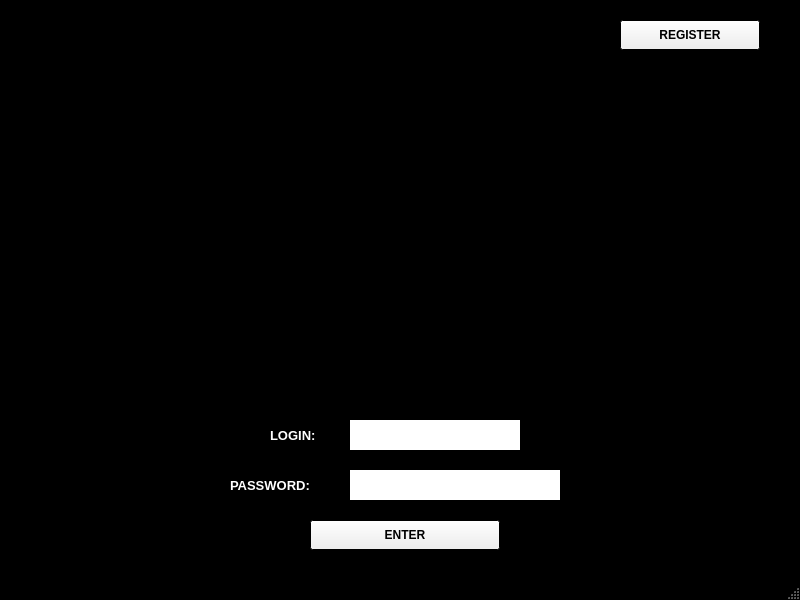
<?xml version="1.0" encoding="UTF-8"?>
<ui version="4.0">
 <class>MainWindow</class>
 <widget class="QMainWindow" name="MainWindow">
  <property name="windowModality">
   <enum>Qt::NonModal</enum>
  </property>
  <property name="geometry">
   <rect>
    <x>0</x>
    <y>0</y>
    <width>800</width>
    <height>600</height>
   </rect>
  </property>
  <property name="palette">
   <palette>
    <active>
     <colorrole role="Light">
      <brush brushstyle="SolidPattern">
       <color alpha="255">
        <red>255</red>
        <green>255</green>
        <blue>255</blue>
       </color>
      </brush>
     </colorrole>
     <colorrole role="Midlight">
      <brush brushstyle="SolidPattern">
       <color alpha="255">
        <red>255</red>
        <green>255</green>
        <blue>255</blue>
       </color>
      </brush>
     </colorrole>
     <colorrole role="Text">
      <brush brushstyle="SolidPattern">
       <color alpha="255">
        <red>255</red>
        <green>255</green>
        <blue>255</blue>
       </color>
      </brush>
     </colorrole>
     <colorrole role="Base">
      <brush brushstyle="SolidPattern">
       <color alpha="255">
        <red>255</red>
        <green>255</green>
        <blue>255</blue>
       </color>
      </brush>
     </colorrole>
     <colorrole role="Window">
      <brush brushstyle="SolidPattern">
       <color alpha="255">
        <red>0</red>
        <green>0</green>
        <blue>0</blue>
       </color>
      </brush>
     </colorrole>
     <colorrole role="PlaceholderText">
      <brush brushstyle="SolidPattern">
       <color alpha="128">
        <red>0</red>
        <green>0</green>
        <blue>0</blue>
       </color>
      </brush>
     </colorrole>
    </active>
    <inactive>
     <colorrole role="Light">
      <brush brushstyle="SolidPattern">
       <color alpha="255">
        <red>255</red>
        <green>255</green>
        <blue>255</blue>
       </color>
      </brush>
     </colorrole>
     <colorrole role="Midlight">
      <brush brushstyle="SolidPattern">
       <color alpha="255">
        <red>255</red>
        <green>255</green>
        <blue>255</blue>
       </color>
      </brush>
     </colorrole>
     <colorrole role="Text">
      <brush brushstyle="SolidPattern">
       <color alpha="255">
        <red>255</red>
        <green>255</green>
        <blue>255</blue>
       </color>
      </brush>
     </colorrole>
     <colorrole role="Base">
      <brush brushstyle="SolidPattern">
       <color alpha="255">
        <red>255</red>
        <green>255</green>
        <blue>255</blue>
       </color>
      </brush>
     </colorrole>
     <colorrole role="Window">
      <brush brushstyle="SolidPattern">
       <color alpha="255">
        <red>0</red>
        <green>0</green>
        <blue>0</blue>
       </color>
      </brush>
     </colorrole>
     <colorrole role="PlaceholderText">
      <brush brushstyle="SolidPattern">
       <color alpha="128">
        <red>0</red>
        <green>0</green>
        <blue>0</blue>
       </color>
      </brush>
     </colorrole>
    </inactive>
    <disabled>
     <colorrole role="Light">
      <brush brushstyle="SolidPattern">
       <color alpha="255">
        <red>255</red>
        <green>255</green>
        <blue>255</blue>
       </color>
      </brush>
     </colorrole>
     <colorrole role="Midlight">
      <brush brushstyle="SolidPattern">
       <color alpha="255">
        <red>255</red>
        <green>255</green>
        <blue>255</blue>
       </color>
      </brush>
     </colorrole>
     <colorrole role="Text">
      <brush brushstyle="SolidPattern">
       <color alpha="255">
        <red>120</red>
        <green>120</green>
        <blue>120</blue>
       </color>
      </brush>
     </colorrole>
     <colorrole role="Base">
      <brush brushstyle="SolidPattern">
       <color alpha="255">
        <red>0</red>
        <green>0</green>
        <blue>0</blue>
       </color>
      </brush>
     </colorrole>
     <colorrole role="Window">
      <brush brushstyle="SolidPattern">
       <color alpha="255">
        <red>0</red>
        <green>0</green>
        <blue>0</blue>
       </color>
      </brush>
     </colorrole>
     <colorrole role="PlaceholderText">
      <brush brushstyle="SolidPattern">
       <color alpha="128">
        <red>0</red>
        <green>0</green>
        <blue>0</blue>
       </color>
      </brush>
     </colorrole>
    </disabled>
   </palette>
  </property>
  <property name="windowTitle">
   <string>MainWindow</string>
  </property>
  <widget class="QWidget" name="centralwidget">
   <widget class="QLabel" name="PasswordLabel">
    <property name="geometry">
     <rect>
      <x>230</x>
      <y>470</y>
      <width>110</width>
      <height>30</height>
     </rect>
    </property>
    <property name="palette">
     <palette>
      <active>
       <colorrole role="WindowText">
        <brush brushstyle="SolidPattern">
         <color alpha="255">
          <red>255</red>
          <green>255</green>
          <blue>255</blue>
         </color>
        </brush>
       </colorrole>
      </active>
      <inactive>
       <colorrole role="WindowText">
        <brush brushstyle="SolidPattern">
         <color alpha="255">
          <red>255</red>
          <green>255</green>
          <blue>255</blue>
         </color>
        </brush>
       </colorrole>
      </inactive>
      <disabled>
       <colorrole role="WindowText">
        <brush brushstyle="SolidPattern">
         <color alpha="255">
          <red>120</red>
          <green>120</green>
          <blue>120</blue>
         </color>
        </brush>
       </colorrole>
      </disabled>
     </palette>
    </property>
    <property name="font">
     <font>
      <pointsize>10</pointsize>
      <weight>75</weight>
      <bold>true</bold>
     </font>
    </property>
    <property name="text">
     <string>PASSWORD:</string>
    </property>
   </widget>
   <widget class="QLabel" name="dollars">
    <property name="enabled">
     <bool>true</bool>
    </property>
    <property name="geometry">
     <rect>
      <x>220</x>
      <y>30</y>
      <width>360</width>
      <height>360</height>
     </rect>
    </property>
    <property name="autoFillBackground">
     <bool>true</bool>
    </property>
    <property name="text">
     <string/>
    </property>
    <property name="pixmap">
     <pixmap>../dollars/dollars.png</pixmap>
    </property>
    <property name="scaledContents">
     <bool>true</bool>
    </property>
   </widget>
   <widget class="QPushButton" name="EnterButton">
    <property name="geometry">
     <rect>
      <x>310</x>
      <y>520</y>
      <width>190</width>
      <height>30</height>
     </rect>
    </property>
    <property name="font">
     <font>
      <pointsize>9</pointsize>
      <weight>75</weight>
      <bold>true</bold>
     </font>
    </property>
    <property name="text">
     <string>ENTER</string>
    </property>
   </widget>
   <widget class="QLineEdit" name="PasswordLineEdit">
    <property name="geometry">
     <rect>
      <x>350</x>
      <y>470</y>
      <width>210</width>
      <height>30</height>
     </rect>
    </property>
    <property name="palette">
     <palette>
      <active>
       <colorrole role="Text">
        <brush brushstyle="SolidPattern">
         <color alpha="255">
          <red>0</red>
          <green>0</green>
          <blue>0</blue>
         </color>
        </brush>
       </colorrole>
       <colorrole role="PlaceholderText">
        <brush brushstyle="NoBrush">
         <color alpha="128">
          <red>0</red>
          <green>0</green>
          <blue>0</blue>
         </color>
        </brush>
       </colorrole>
      </active>
      <inactive>
       <colorrole role="Text">
        <brush brushstyle="SolidPattern">
         <color alpha="255">
          <red>0</red>
          <green>0</green>
          <blue>0</blue>
         </color>
        </brush>
       </colorrole>
       <colorrole role="PlaceholderText">
        <brush brushstyle="NoBrush">
         <color alpha="128">
          <red>0</red>
          <green>0</green>
          <blue>0</blue>
         </color>
        </brush>
       </colorrole>
      </inactive>
      <disabled>
       <colorrole role="Text">
        <brush brushstyle="SolidPattern">
         <color alpha="255">
          <red>120</red>
          <green>120</green>
          <blue>120</blue>
         </color>
        </brush>
       </colorrole>
       <colorrole role="PlaceholderText">
        <brush brushstyle="NoBrush">
         <color alpha="128">
          <red>0</red>
          <green>0</green>
          <blue>0</blue>
         </color>
        </brush>
       </colorrole>
      </disabled>
     </palette>
    </property>
    <property name="font">
     <font>
      <pointsize>12</pointsize>
     </font>
    </property>
    <property name="frame">
     <bool>false</bool>
    </property>
    <property name="echoMode">
     <enum>QLineEdit::Password</enum>
    </property>
   </widget>
   <widget class="QLineEdit" name="LoginLineEdit">
    <property name="geometry">
     <rect>
      <x>350</x>
      <y>420</y>
      <width>170</width>
      <height>30</height>
     </rect>
    </property>
    <property name="palette">
     <palette>
      <active>
       <colorrole role="Text">
        <brush brushstyle="SolidPattern">
         <color alpha="255">
          <red>0</red>
          <green>0</green>
          <blue>0</blue>
         </color>
        </brush>
       </colorrole>
       <colorrole role="PlaceholderText">
        <brush brushstyle="NoBrush">
         <color alpha="128">
          <red>0</red>
          <green>0</green>
          <blue>0</blue>
         </color>
        </brush>
       </colorrole>
      </active>
      <inactive>
       <colorrole role="Text">
        <brush brushstyle="SolidPattern">
         <color alpha="255">
          <red>0</red>
          <green>0</green>
          <blue>0</blue>
         </color>
        </brush>
       </colorrole>
       <colorrole role="PlaceholderText">
        <brush brushstyle="NoBrush">
         <color alpha="128">
          <red>0</red>
          <green>0</green>
          <blue>0</blue>
         </color>
        </brush>
       </colorrole>
      </inactive>
      <disabled>
       <colorrole role="Text">
        <brush brushstyle="SolidPattern">
         <color alpha="255">
          <red>120</red>
          <green>120</green>
          <blue>120</blue>
         </color>
        </brush>
       </colorrole>
       <colorrole role="PlaceholderText">
        <brush brushstyle="NoBrush">
         <color alpha="128">
          <red>0</red>
          <green>0</green>
          <blue>0</blue>
         </color>
        </brush>
       </colorrole>
      </disabled>
     </palette>
    </property>
    <property name="font">
     <font>
      <pointsize>12</pointsize>
     </font>
    </property>
    <property name="text">
     <string/>
    </property>
    <property name="frame">
     <bool>false</bool>
    </property>
    <property name="echoMode">
     <enum>QLineEdit::Normal</enum>
    </property>
   </widget>
   <widget class="QLabel" name="LoginLabel">
    <property name="geometry">
     <rect>
      <x>270</x>
      <y>420</y>
      <width>70</width>
      <height>30</height>
     </rect>
    </property>
    <property name="palette">
     <palette>
      <active>
       <colorrole role="WindowText">
        <brush brushstyle="SolidPattern">
         <color alpha="255">
          <red>255</red>
          <green>255</green>
          <blue>255</blue>
         </color>
        </brush>
       </colorrole>
      </active>
      <inactive>
       <colorrole role="WindowText">
        <brush brushstyle="SolidPattern">
         <color alpha="255">
          <red>255</red>
          <green>255</green>
          <blue>255</blue>
         </color>
        </brush>
       </colorrole>
      </inactive>
      <disabled>
       <colorrole role="WindowText">
        <brush brushstyle="SolidPattern">
         <color alpha="255">
          <red>120</red>
          <green>120</green>
          <blue>120</blue>
         </color>
        </brush>
       </colorrole>
      </disabled>
     </palette>
    </property>
    <property name="font">
     <font>
      <pointsize>10</pointsize>
      <weight>75</weight>
      <bold>true</bold>
     </font>
    </property>
    <property name="text">
     <string>LOGIN:</string>
    </property>
   </widget>
   <widget class="QPushButton" name="RegisterButton">
    <property name="geometry">
     <rect>
      <x>620</x>
      <y>20</y>
      <width>140</width>
      <height>30</height>
     </rect>
    </property>
    <property name="font">
     <font>
      <pointsize>9</pointsize>
      <weight>75</weight>
      <bold>true</bold>
     </font>
    </property>
    <property name="text">
     <string>REGISTER</string>
    </property>
   </widget>
   <widget class="QLabel" name="error">
    <property name="geometry">
     <rect>
      <x>550</x>
      <y>420</y>
      <width>221</width>
      <height>31</height>
     </rect>
    </property>
    <property name="palette">
     <palette>
      <active>
       <colorrole role="WindowText">
        <brush brushstyle="SolidPattern">
         <color alpha="255">
          <red>255</red>
          <green>255</green>
          <blue>255</blue>
         </color>
        </brush>
       </colorrole>
      </active>
      <inactive>
       <colorrole role="WindowText">
        <brush brushstyle="SolidPattern">
         <color alpha="255">
          <red>255</red>
          <green>255</green>
          <blue>255</blue>
         </color>
        </brush>
       </colorrole>
      </inactive>
      <disabled>
       <colorrole role="WindowText">
        <brush brushstyle="SolidPattern">
         <color alpha="255">
          <red>120</red>
          <green>120</green>
          <blue>120</blue>
         </color>
        </brush>
       </colorrole>
      </disabled>
     </palette>
    </property>
    <property name="text">
     <string/>
    </property>
   </widget>
   <zorder>PasswordLabel</zorder>
   <zorder>EnterButton</zorder>
   <zorder>dollars</zorder>
   <zorder>PasswordLineEdit</zorder>
   <zorder>LoginLineEdit</zorder>
   <zorder>LoginLabel</zorder>
   <zorder>RegisterButton</zorder>
   <zorder>error</zorder>
  </widget>
  <widget class="QMenuBar" name="menubar">
   <property name="geometry">
    <rect>
     <x>0</x>
     <y>0</y>
     <width>800</width>
     <height>26</height>
    </rect>
   </property>
  </widget>
  <widget class="QStatusBar" name="statusbar"/>
 </widget>
 <resources/>
 <connections/>
</ui>
